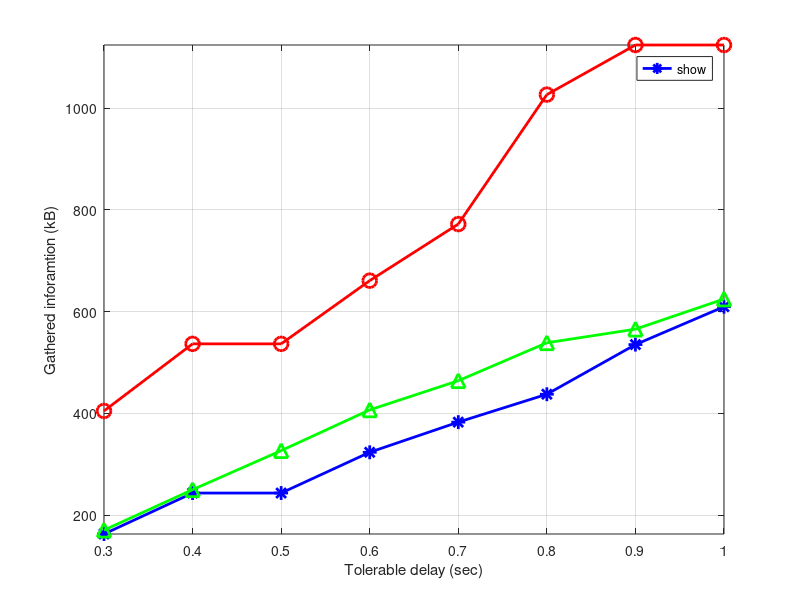

Write MATLAB code to recreate this figure.
delay = [0.3 0.4 0.5 0.6 0.7 0.8 0.9 1.0]; % sec
plotTrellis = [1394976 2046696 2675456 3332104 3801560 4412992 4632200 5117848]./(8*1024);
plotGreedy = [1332840 1992480 1992480 2649128 3134776 3584128 4383920 4994056]./(8*1024);
plotClusGreedy = [3314728 4395616 4395616 5413824 6325032 8410368 9209528 9209528]./(8*1024);

% Create a stacked bar chart using the bar function
figure(1);

plot(delay,plotGreedy,'*-','LineWidth',2,'DisplayName','Max reduction first','Color','b','MarkerSize',10); hold on;
plot(delay,plotTrellis,'^-','LineWidth',2,'DisplayName','Trellis based algorithm','Color','g','MarkerSize',10); hold on;
plot(delay,plotClusGreedy,'o-','LineWidth',2,'DisplayName','Cluster based greedy algorithm','Color','r','MarkerSize',10);
legend('show','location','best');
axis([-inf inf -inf inf]);
%set(gca,'XDir','reverse');

%title('Gathered Information');
ylabel('Gathered inforamtion (kB)');
xlabel('Tolerable delay (sec)');
grid on;